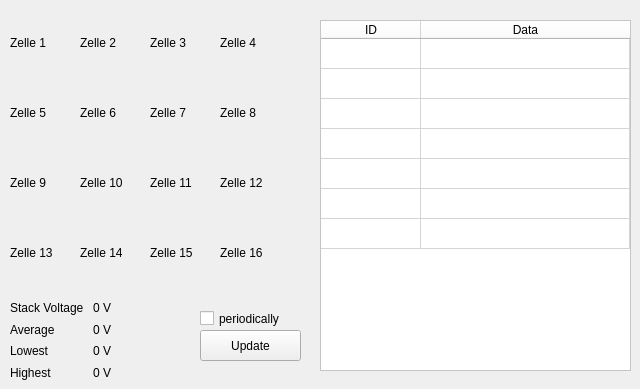
      <widget class="QWidget" name="tab">
       <attribute name="title">
        <string>BMS</string>
       </attribute>
       <widget class="QWidget" name="gridLayoutWidget_3">
        <property name="geometry">
         <rect>
          <x>10</x>
          <y>300</y>
          <width>160</width>
          <height>80</height>
         </rect>
        </property>
        <layout class="QGridLayout" name="gridLayout_6">
         <item row="0" column="0">
          <widget class="QLabel" name="BMS_Label_1">
           <property name="text">
            <string>Stack Voltage</string>
           </property>
          </widget>
         </item>
         <item row="1" column="0">
          <widget class="QLabel" name="BMS_Label_2">
           <property name="text">
            <string>Average </string>
           </property>
          </widget>
         </item>
         <item row="2" column="0">
          <widget class="QLabel" name="BMS_Label_3">
           <property name="text">
            <string>Lowest</string>
           </property>
          </widget>
         </item>
         <item row="3" column="0">
          <widget class="QLabel" name="BMS_Label_4">
           <property name="text">
            <string>Highest</string>
           </property>
          </widget>
         </item>
         <item row="0" column="1">
          <widget class="QLabel" name="StackVoltage_Value">
           <property name="text">
            <string>0 V</string>
           </property>
          </widget>
         </item>
         <item row="1" column="1">
          <widget class="QLabel" name="AverageVoltage_Value">
           <property name="text">
            <string>0 V</string>
           </property>
          </widget>
         </item>
         <item row="2" column="1">
          <widget class="QLabel" name="LowestVoltage_Value">
           <property name="text">
            <string>0 V</string>
           </property>
          </widget>
         </item>
         <item row="3" column="1">
          <widget class="QLabel" name="HighestVoltage_Value">
           <property name="text">
            <string>0 V</string>
           </property>
          </widget>
         </item>
        </layout>
       </widget>
       <widget class="QPushButton" name="pushButton_StartMoitoring">
        <property name="geometry">
         <rect>
          <x>200</x>
          <y>330</y>
          <width>101</width>
          <height>31</height>
         </rect>
        </property>
        <property name="styleSheet">
         <string notr="true"/>
        </property>
        <property name="text">
         <string>Update</string>
        </property>
       </widget>
       <widget class="QCheckBox" name="CheckBox_periodically">
        <property name="geometry">
         <rect>
          <x>200</x>
          <y>310</y>
          <width>81</width>
          <height>17</height>
         </rect>
        </property>
        <property name="text">
         <string>periodically</string>
        </property>
       </widget>
       <widget class="QLabel" name="BatteryCell_1">
        <property name="geometry">
         <rect>
          <x>10</x>
          <y>10</y>
          <width>70</width>
          <height>65</height>
         </rect>
        </property>
        <property name="text">
         <string>Zelle 1</string>
        </property>
       </widget>
       <widget class="QLabel" name="BatteryCell_2">
        <property name="geometry">
         <rect>
          <x>80</x>
          <y>10</y>
          <width>71</width>
          <height>65</height>
         </rect>
        </property>
        <property name="text">
         <string>Zelle 2</string>
        </property>
       </widget>
       <widget class="QLabel" name="BatteryCell_3">
        <property name="geometry">
         <rect>
          <x>150</x>
          <y>10</y>
          <width>70</width>
          <height>65</height>
         </rect>
        </property>
        <property name="text">
         <string>Zelle 3</string>
        </property>
       </widget>
       <widget class="QLabel" name="BatteryCell_4">
        <property name="geometry">
         <rect>
          <x>220</x>
          <y>10</y>
          <width>70</width>
          <height>65</height>
         </rect>
        </property>
        <property name="text">
         <string>Zelle 4</string>
        </property>
       </widget>
       <widget class="QLabel" name="BatteryCell_5">
        <property name="geometry">
         <rect>
          <x>10</x>
          <y>80</y>
          <width>70</width>
          <height>65</height>
         </rect>
        </property>
        <property name="text">
         <string>Zelle 5</string>
        </property>
       </widget>
       <widget class="QLabel" name="BatteryCell_6">
        <property name="geometry">
         <rect>
          <x>80</x>
          <y>80</y>
          <width>70</width>
          <height>65</height>
         </rect>
        </property>
        <property name="text">
         <string>Zelle 6</string>
        </property>
       </widget>
       <widget class="QLabel" name="BatteryCell_7">
        <property name="geometry">
         <rect>
          <x>150</x>
          <y>80</y>
          <width>70</width>
          <height>65</height>
         </rect>
        </property>
        <property name="text">
         <string>Zelle 7</string>
        </property>
       </widget>
       <widget class="QLabel" name="BatteryCell_8">
        <property name="geometry">
         <rect>
          <x>220</x>
          <y>80</y>
          <width>70</width>
          <height>65</height>
         </rect>
        </property>
        <property name="text">
         <string>Zelle 8</string>
        </property>
       </widget>
       <widget class="QLabel" name="BatteryCell_9">
        <property name="geometry">
         <rect>
          <x>10</x>
          <y>150</y>
          <width>70</width>
          <height>65</height>
         </rect>
        </property>
        <property name="text">
         <string>Zelle 9</string>
        </property>
       </widget>
       <widget class="QLabel" name="BatteryCell_10">
        <property name="geometry">
         <rect>
          <x>80</x>
          <y>150</y>
          <width>70</width>
          <height>65</height>
         </rect>
        </property>
        <property name="text">
         <string>Zelle 10</string>
        </property>
       </widget>
       <widget class="QLabel" name="BatteryCell_11">
        <property name="geometry">
         <rect>
          <x>150</x>
          <y>150</y>
          <width>70</width>
          <height>65</height>
         </rect>
        </property>
        <property name="text">
         <string>Zelle 11</string>
        </property>
       </widget>
       <widget class="QLabel" name="BatteryCell_12">
        <property name="geometry">
         <rect>
          <x>220</x>
          <y>150</y>
          <width>70</width>
          <height>65</height>
         </rect>
        </property>
        <property name="text">
         <string>Zelle 12</string>
        </property>
       </widget>
       <widget class="QLabel" name="BatteryCell_13">
        <property name="geometry">
         <rect>
          <x>10</x>
          <y>220</y>
          <width>70</width>
          <height>65</height>
         </rect>
        </property>
        <property name="text">
         <string>Zelle 13</string>
        </property>
       </widget>
       <widget class="QLabel" name="BatteryCell_14">
        <property name="geometry">
         <rect>
          <x>80</x>
          <y>220</y>
          <width>70</width>
          <height>65</height>
         </rect>
        </property>
        <property name="text">
         <string>Zelle 14</string>
        </property>
       </widget>
       <widget class="QLabel" name="BatteryCell_15">
        <property name="geometry">
         <rect>
          <x>150</x>
          <y>220</y>
          <width>70</width>
          <height>65</height>
         </rect>
        </property>
        <property name="text">
         <string>Zelle 15</string>
        </property>
       </widget>
       <widget class="QLabel" name="BatteryCell_16">
        <property name="geometry">
         <rect>
          <x>220</x>
          <y>220</y>
          <width>70</width>
          <height>65</height>
         </rect>
        </property>
        <property name="text">
         <string>Zelle 16</string>
        </property>
       </widget>
       <widget class="QTableWidget" name="tableWidget">
        <property name="geometry">
         <rect>
          <x>320</x>
          <y>20</y>
          <width>311</width>
          <height>351</height>
         </rect>
        </property>
        <property name="styleSheet">
         <string notr="true">background:white;</string>
        </property>
        <attribute name="horizontalHeaderStretchLastSection">
         <bool>true</bool>
        </attribute>
        <attribute name="verticalHeaderVisible">
         <bool>false</bool>
        </attribute>
        <attribute name="verticalHeaderStretchLastSection">
         <bool>false</bool>
        </attribute>
        <row>
         <property name="text">
          <string>Data1</string>
         </property>
        </row>
        <row>
         <property name="text">
          <string>Data2</string>
         </property>
        </row>
        <row>
         <property name="text">
          <string>Data3</string>
         </property>
        </row>
        <row>
         <property name="text">
          <string>Data4</string>
         </property>
        </row>
        <row>
         <property name="text">
          <string>Data5</string>
         </property>
        </row>
        <row>
         <property name="text">
          <string>Data6</string>
         </property>
        </row>
        <row>
         <property name="text">
          <string>Data7</string>
         </property>
        </row>
        <column>
         <property name="text">
          <string>ID</string>
         </property>
        </column>
        <column>
         <property name="text">
          <string>Data</string>
         </property>
        </column>
       </widget>
      </widget>
